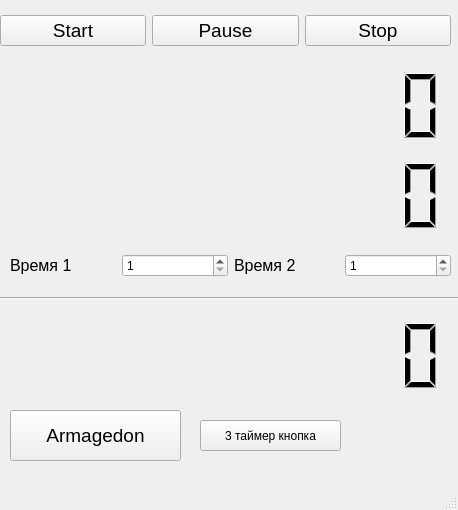
<?xml version="1.0" encoding="UTF-8"?>
<ui version="4.0">
 <class>MainWindow</class>
 <widget class="QMainWindow" name="MainWindow">
  <property name="geometry">
   <rect>
    <x>0</x>
    <y>0</y>
    <width>458</width>
    <height>510</height>
   </rect>
  </property>
  <property name="windowTitle">
   <string>MainWindow</string>
  </property>
  <widget class="QWidget" name="centralwidget">
   <widget class="QLCDNumber" name="mainTimerLabel">
    <property name="geometry">
     <rect>
      <x>10</x>
      <y>60</y>
      <width>441</width>
      <height>91</height>
     </rect>
    </property>
    <property name="frameShape">
     <enum>QFrame::NoFrame</enum>
    </property>
    <property name="digitCount">
     <number>11</number>
    </property>
   </widget>
   <widget class="QLCDNumber" name="downTimerLabel">
    <property name="geometry">
     <rect>
      <x>10</x>
      <y>310</y>
      <width>441</width>
      <height>91</height>
     </rect>
    </property>
    <property name="frameShape">
     <enum>QFrame::NoFrame</enum>
    </property>
    <property name="digitCount">
     <number>11</number>
    </property>
   </widget>
   <widget class="QPushButton" name="armagedonButton">
    <property name="geometry">
     <rect>
      <x>10</x>
      <y>410</y>
      <width>171</width>
      <height>51</height>
     </rect>
    </property>
    <property name="font">
     <font>
      <pointsize>14</pointsize>
      <weight>50</weight>
      <bold>false</bold>
     </font>
    </property>
    <property name="text">
     <string>Armagedon</string>
    </property>
   </widget>
   <widget class="QLCDNumber" name="additionalTimerLabel">
    <property name="geometry">
     <rect>
      <x>10</x>
      <y>150</y>
      <width>441</width>
      <height>91</height>
     </rect>
    </property>
    <property name="frameShape">
     <enum>QFrame::NoFrame</enum>
    </property>
    <property name="digitCount">
     <number>11</number>
    </property>
   </widget>
   <widget class="Line" name="line">
    <property name="geometry">
     <rect>
      <x>0</x>
      <y>290</y>
      <width>551</width>
      <height>16</height>
     </rect>
    </property>
    <property name="orientation">
     <enum>Qt::Horizontal</enum>
    </property>
   </widget>
   <widget class="QWidget" name="spinBoxWidget" native="true">
    <property name="geometry">
     <rect>
      <x>10</x>
      <y>240</y>
      <width>441</width>
      <height>51</height>
     </rect>
    </property>
    <layout class="QHBoxLayout" name="spinBoxLayout">
     <item>
      <widget class="QLabel" name="spinTimeLabel1">
       <property name="font">
        <font>
         <pointsize>12</pointsize>
        </font>
       </property>
       <property name="text">
        <string>Время 1</string>
       </property>
      </widget>
     </item>
     <item>
      <widget class="QSpinBox" name="additionalTimerSpinBox1">
       <property name="minimum">
        <number>1</number>
       </property>
       <property name="maximum">
        <number>60</number>
       </property>
      </widget>
     </item>
     <item>
      <widget class="QLabel" name="spinTimeLabel2">
       <property name="font">
        <font>
         <pointsize>12</pointsize>
        </font>
       </property>
       <property name="text">
        <string>Время 2</string>
       </property>
      </widget>
     </item>
     <item>
      <widget class="QSpinBox" name="additionalTimerSpinBox2">
       <property name="minimum">
        <number>1</number>
       </property>
       <property name="maximum">
        <number>60</number>
       </property>
      </widget>
     </item>
    </layout>
   </widget>
   <widget class="QWidget" name="buttonsWidget" native="true">
    <property name="geometry">
     <rect>
      <x>0</x>
      <y>10</y>
      <width>451</width>
      <height>41</height>
     </rect>
    </property>
    <layout class="QHBoxLayout" name="buttonsLayout">
     <item>
      <widget class="QPushButton" name="startButton">
       <property name="font">
        <font>
         <pointsize>14</pointsize>
         <weight>50</weight>
         <bold>false</bold>
        </font>
       </property>
       <property name="text">
        <string>Start</string>
       </property>
      </widget>
     </item>
     <item>
      <widget class="QPushButton" name="pauseButton">
       <property name="font">
        <font>
         <pointsize>14</pointsize>
         <weight>50</weight>
         <bold>false</bold>
        </font>
       </property>
       <property name="text">
        <string>Pause</string>
       </property>
      </widget>
     </item>
     <item>
      <widget class="QPushButton" name="stopButton">
       <property name="font">
        <font>
         <pointsize>14</pointsize>
         <weight>50</weight>
         <bold>false</bold>
        </font>
       </property>
       <property name="text">
        <string>Stop</string>
       </property>
      </widget>
     </item>
    </layout>
   </widget>
   <widget class="QPushButton" name="additionaTimerButton">
    <property name="geometry">
     <rect>
      <x>200</x>
      <y>420</y>
      <width>141</width>
      <height>31</height>
     </rect>
    </property>
    <property name="text">
     <string>3 таймер кнопка</string>
    </property>
   </widget>
  </widget>
  <widget class="QMenuBar" name="menubar">
   <property name="geometry">
    <rect>
     <x>0</x>
     <y>0</y>
     <width>458</width>
     <height>21</height>
    </rect>
   </property>
  </widget>
  <widget class="QStatusBar" name="statusbar"/>
 </widget>
 <resources/>
 <connections/>
</ui>
